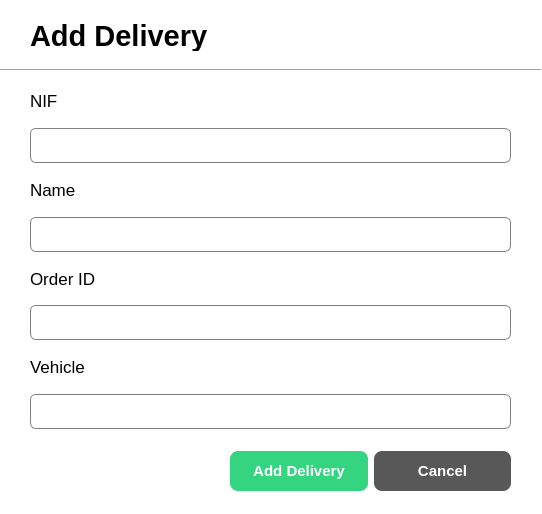
<?xml version="1.0" encoding="UTF-8"?>
<ui version="4.0">
 <class>AddDeliveryDialog</class>
 <widget class="QDialog" name="AddDeliveryDialog">
  <property name="geometry">
   <rect>
    <x>0</x>
    <y>0</y>
    <width>542</width>
    <height>514</height>
   </rect>
  </property>
  <property name="windowTitle">
   <string>Add Delivery Dialog</string>
  </property>
  <property name="styleSheet">
   <string notr="true">QDialog{
	background-color: white;
}

QLineEdit{
	border: 1px solid gray;
	border-radius: 6px;
	padding-left: 15px;
height: 35px;
}

</string>
  </property>
  <widget class="QLabel" name="label">
   <property name="geometry">
    <rect>
     <x>30</x>
     <y>20</y>
     <width>261</width>
     <height>31</height>
    </rect>
   </property>
   <property name="font">
    <font>
     <pointsize>22</pointsize>
     <bold>true</bold>
    </font>
   </property>
   <property name="text">
    <string>Add Delivery</string>
   </property>
  </widget>
  <widget class="QWidget" name="layoutWidget">
   <property name="geometry">
    <rect>
     <x>30</x>
     <y>80</y>
     <width>481</width>
     <height>349</height>
    </rect>
   </property>
   <layout class="QVBoxLayout" name="verticalLayout_5">
    <item>
     <layout class="QVBoxLayout" name="verticalLayout">
      <item>
       <widget class="QLabel" name="label_2">
        <property name="font">
         <font>
          <pointsize>13</pointsize>
         </font>
        </property>
        <property name="text">
         <string>NIF</string>
        </property>
       </widget>
      </item>
      <item>
       <widget class="QLineEdit" name="lineEdit_NIF">
        <property name="minimumSize">
         <size>
          <width>0</width>
          <height>35</height>
         </size>
        </property>
        <property name="maximumSize">
         <size>
          <width>16777215</width>
          <height>35</height>
         </size>
        </property>
       </widget>
      </item>
     </layout>
    </item>
    <item>
     <layout class="QVBoxLayout" name="verticalLayout_2">
      <item>
       <widget class="QLabel" name="label_3">
        <property name="font">
         <font>
          <pointsize>13</pointsize>
         </font>
        </property>
        <property name="text">
         <string>Name</string>
        </property>
       </widget>
      </item>
      <item>
       <widget class="QLineEdit" name="lineEdit_name">
        <property name="minimumSize">
         <size>
          <width>0</width>
          <height>35</height>
         </size>
        </property>
        <property name="maximumSize">
         <size>
          <width>16777215</width>
          <height>35</height>
         </size>
        </property>
       </widget>
      </item>
     </layout>
    </item>
    <item>
     <layout class="QVBoxLayout" name="verticalLayout_3">
      <item>
       <widget class="QLabel" name="label_4">
        <property name="font">
         <font>
          <pointsize>13</pointsize>
         </font>
        </property>
        <property name="text">
         <string>Order ID</string>
        </property>
       </widget>
      </item>
      <item>
       <widget class="QLineEdit" name="lineEdit_orderID">
        <property name="minimumSize">
         <size>
          <width>0</width>
          <height>35</height>
         </size>
        </property>
        <property name="maximumSize">
         <size>
          <width>16777215</width>
          <height>35</height>
         </size>
        </property>
       </widget>
      </item>
     </layout>
    </item>
    <item>
     <layout class="QVBoxLayout" name="verticalLayout_4">
      <item>
       <widget class="QLabel" name="label_5">
        <property name="font">
         <font>
          <pointsize>13</pointsize>
         </font>
        </property>
        <property name="text">
         <string>Vehicle</string>
        </property>
       </widget>
      </item>
      <item>
       <widget class="QLineEdit" name="lineEdit_vehicle">
        <property name="minimumSize">
         <size>
          <width>0</width>
          <height>35</height>
         </size>
        </property>
        <property name="maximumSize">
         <size>
          <width>16777215</width>
          <height>35</height>
         </size>
        </property>
       </widget>
      </item>
     </layout>
    </item>
   </layout>
  </widget>
  <widget class="QWidget" name="layoutWidget">
   <property name="geometry">
    <rect>
     <x>230</x>
     <y>450</y>
     <width>281</width>
     <height>42</height>
    </rect>
   </property>
   <layout class="QHBoxLayout" name="horizontalLayout">
    <item>
     <widget class="QPushButton" name="btn_addDelivery">
      <property name="minimumSize">
       <size>
        <width>0</width>
        <height>40</height>
       </size>
      </property>
      <property name="styleSheet">
       <string notr="true">QPushButton{
	background-color: #34D481;
	color: white;
	border: none;
	border-radius: 8px;
	font-weight: bold;
	font-size: 15px
}

QPushButton:hover {
    background-color: #28a766; 
    cursor: pointer;
}</string>
      </property>
      <property name="text">
       <string>Add Delivery</string>
      </property>
     </widget>
    </item>
    <item>
     <widget class="QPushButton" name="btn_cancel">
      <property name="minimumSize">
       <size>
        <width>0</width>
        <height>40</height>
       </size>
      </property>
      <property name="styleSheet">
       <string notr="true">QPushButton{
	background-color: #585858;
	color: white;
	border: none;
	border-radius: 8px;
	font-weight: bold;
	font-size: 15px
}

QPushButton:hover {
    background-color: #7a7a7a;
    cursor: pointer; 
}</string>
      </property>
      <property name="text">
       <string>Cancel</string>
      </property>
     </widget>
    </item>
   </layout>
  </widget>
  <widget class="Line" name="line">
   <property name="geometry">
    <rect>
     <x>0</x>
     <y>60</y>
     <width>541</width>
     <height>20</height>
    </rect>
   </property>
   <property name="orientation">
    <enum>Qt::Horizontal</enum>
   </property>
  </widget>
 </widget>
 <resources/>
 <connections/>
</ui>
